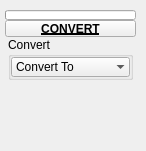
<?xml version="1.0" encoding="UTF-8"?>
<ui version="4.0">
 <class>QtUi</class>
 <widget class="QMainWindow" name="QtUi">
  <property name="enabled">
   <bool>true</bool>
  </property>
  <property name="geometry">
   <rect>
    <x>0</x>
    <y>0</y>
    <width>146</width>
    <height>151</height>
   </rect>
  </property>
  <property name="minimumSize">
   <size>
    <width>0</width>
    <height>0</height>
   </size>
  </property>
  <property name="maximumSize">
   <size>
    <width>999</width>
    <height>999</height>
   </size>
  </property>
  <property name="windowTitle">
   <string>Toolkit</string>
  </property>
  <property name="tabShape">
   <enum>QTabWidget::Triangular</enum>
  </property>
  <property name="dockNestingEnabled">
   <bool>true</bool>
  </property>
  <property name="dockOptions">
   <set>QMainWindow::AllowNestedDocks|QMainWindow::AllowTabbedDocks|QMainWindow::AnimatedDocks|QMainWindow::ForceTabbedDocks</set>
  </property>
  <widget class="QWidget" name="mainWindow">
   <widget class="QWidget" name="layoutWidget_2">
    <property name="geometry">
     <rect>
      <x>5</x>
      <y>10</y>
      <width>131</width>
      <height>122</height>
     </rect>
    </property>
    <layout class="QGridLayout" name="gridLayout_2">
     <property name="spacing">
      <number>0</number>
     </property>
     <item row="0" column="1" colspan="2">
      <widget class="TkProgressBar" name="progressBar">
       <property name="sizePolicy">
        <sizepolicy hsizetype="Ignored" vsizetype="Fixed">
         <horstretch>0</horstretch>
         <verstretch>0</verstretch>
        </sizepolicy>
       </property>
       <property name="minimumSize">
        <size>
         <width>0</width>
         <height>10</height>
        </size>
       </property>
       <property name="maximumSize">
        <size>
         <width>16777215</width>
         <height>10</height>
        </size>
       </property>
       <property name="value">
        <number>0</number>
       </property>
       <property name="textVisible">
        <bool>false</bool>
       </property>
      </widget>
     </item>
     <item row="2" column="1" colspan="2">
      <layout class="QHBoxLayout" name="horizontalLayout">
       <item>
        <layout class="QVBoxLayout" name="verticalLayout">
         <property name="spacing">
          <number>0</number>
         </property>
         <item>
          <widget class="QGroupBox" name="groupBox">
           <property name="minimumSize">
            <size>
             <width>125</width>
             <height>0</height>
            </size>
           </property>
           <property name="maximumSize">
            <size>
             <width>125</width>
             <height>999</height>
            </size>
           </property>
           <property name="title">
            <string>Convert</string>
           </property>
           <layout class="QVBoxLayout" name="verticalLayout_2">
            <property name="spacing">
             <number>0</number>
            </property>
            <property name="leftMargin">
             <number>0</number>
            </property>
            <property name="topMargin">
             <number>0</number>
            </property>
            <property name="rightMargin">
             <number>0</number>
            </property>
            <property name="bottomMargin">
             <number>0</number>
            </property>
            <item>
             <widget class="TkComboBox" name="cmb001">
              <property name="minimumSize">
               <size>
                <width>0</width>
                <height>20</height>
               </size>
              </property>
              <property name="maximumSize">
               <size>
                <width>999</width>
                <height>20</height>
               </size>
              </property>
              <property name="maxVisibleItems">
               <number>40</number>
              </property>
              <property name="sizeAdjustPolicy">
               <enum>QComboBox::AdjustToContentsOnFirstShow</enum>
              </property>
              <property name="frame">
               <bool>false</bool>
              </property>
              <item>
               <property name="text">
                <string>Convert To</string>
               </property>
              </item>
             </widget>
            </item>
           </layout>
          </widget>
         </item>
         <item>
          <spacer name="verticalSpacer">
           <property name="orientation">
            <enum>Qt::Vertical</enum>
           </property>
           <property name="sizeHint" stdset="0">
            <size>
             <width>20</width>
             <height>40</height>
            </size>
           </property>
          </spacer>
         </item>
        </layout>
       </item>
      </layout>
     </item>
     <item row="1" column="1" colspan="2">
      <widget class="TkPushButton_Draggable" name="draggable_header">
       <property name="minimumSize">
        <size>
         <width>19</width>
         <height>17</height>
        </size>
       </property>
       <property name="maximumSize">
        <size>
         <width>999</width>
         <height>17</height>
        </size>
       </property>
       <property name="font">
        <font>
         <weight>75</weight>
         <bold>true</bold>
         <underline>true</underline>
        </font>
       </property>
       <property name="text">
        <string>CONVERT</string>
       </property>
       <property name="checkable">
        <bool>true</bool>
       </property>
      </widget>
     </item>
    </layout>
   </widget>
  </widget>
 </widget>
 <customwidgets>
  <customwidget>
   <class>TkPushButton_Draggable</class>
   <extends>QPushButton</extends>
   <header>widgets.tkpushbuttondraggable.h</header>
  </customwidget>
  <customwidget>
   <class>TkProgressBar</class>
   <extends>QProgressBar</extends>
   <header>widgets.tkprogressbar.h</header>
  </customwidget>
  <customwidget>
   <class>TkComboBox</class>
   <extends>QComboBox</extends>
   <header>widgets.tkcombobox.h</header>
  </customwidget>
 </customwidgets>
 <resources/>
 <connections/>
 <designerdata>
  <property name="gridDeltaX">
   <number>5</number>
  </property>
  <property name="gridDeltaY">
   <number>5</number>
  </property>
  <property name="gridSnapX">
   <bool>true</bool>
  </property>
  <property name="gridSnapY">
   <bool>true</bool>
  </property>
  <property name="gridVisible">
   <bool>true</bool>
  </property>
 </designerdata>
</ui>
